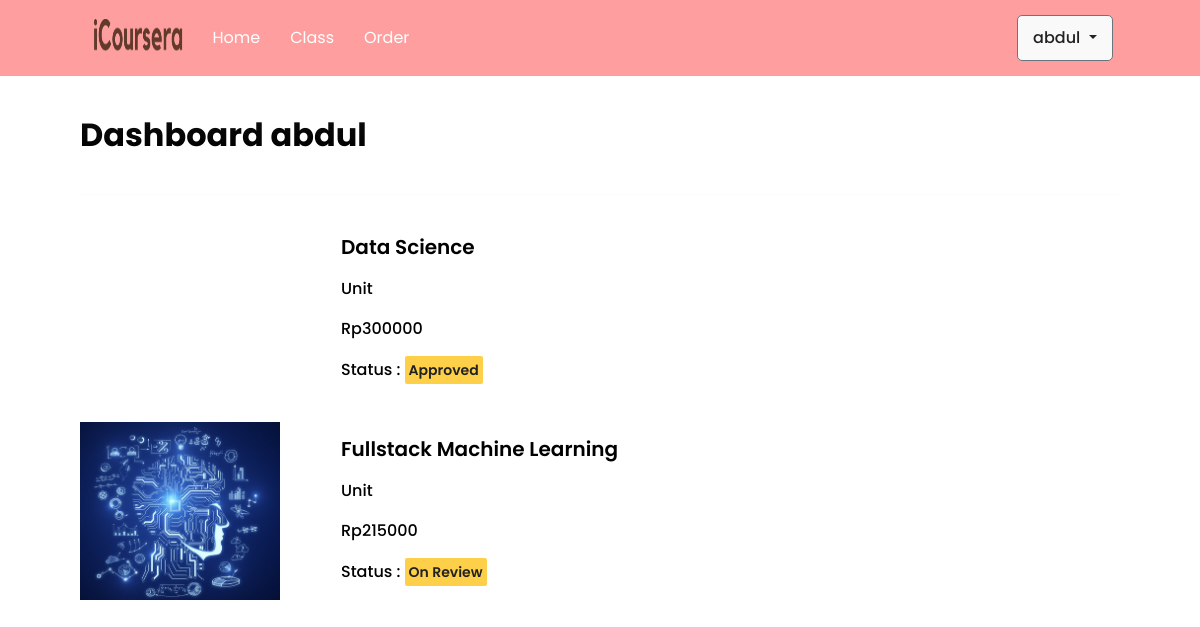
/user/index.php?page=dashboard-user (signed in), run on the app's committed database.
### tables this page shows
CREATE TABLE `transaksi` (
  `id_transaksi` int(255) NOT NULL,
  `id_user` int(255) NOT NULL,
  `id_mobil` int(11) NOT NULL,
  `foto_ktp` varchar(255) NOT NULL,
  `alamat` varchar(255) NOT NULL,
  `total_bayar` varchar(255) NOT NULL,
  `status_order` varchar(255) NOT NULL,
  `bukti_bayar` varchar(255) NOT NULL,
  `unit_beli` varchar(255) NOT NULL,
  `metode_pengambilan` varchar(255) NOT NULL
);

CREATE TABLE `daftar_mobil` (
  `id_mobil` int(255) NOT NULL,
  `nama_mobil` varchar(255) NOT NULL,
  `merk_mobil` varchar(255) NOT NULL,
  `tahun_produksi` date NOT NULL,
  `deskripsi` text NOT NULL,
  `harga_mobil` int(255) NOT NULL,
  `foto_mobil` varchar(255) NOT NULL
);

### user/Dashboard-User.php (the view, shortened to what this page needs)
<section class="user form-section">
    <h1 class="user__title form-title">Dashboard <?= $_SESSION['nama'] ?></h1>
    <div class="gutter gutter-normal"></div>
    <?php
        include '../config/connectorUser.php';
        include '../config/connector.php';
        $idUser = $_SESSION['id_user'];
        $result = mysqli_query($connectionUser, "SELECT * FROM transaksi WHERE id_user='$idUser'");
        if($result) {
            while($data = mysqli_fetch_array($result)) {
                ?>
                <div class="user__container">
                    <div class='user__card'>
                        <?php
                            $idMobil = $data['id_mobil'];
                            $resultMobil = mysqli_query($connection, "SELECT * FROM daftar_mobil WHERE id_mobil='$idMobil'");
                            $dataMobil = mysqli_fetch_assoc($resultMobil);
                        ?>
                        <img src='../asset/<?= $dataMobil['foto_mobil'] ?>' alt='' class='user__img'>
                        <div class="user__detail">
                            <h1><?= $dataMobil['nama_mobil'] ?></h1>
                            <h2><?= $data['unit_beli'] ?> Unit</h2>
                            <h2>Rp<?= $dataMobil['harga_mobil'] ?></h2>
                            <p>Status : <span><?= $data['status_order'] ?></span></p>
                        </div>
                    </div>
                </div>
    <?php
            }
        }
    ?>
</section>

### user/index.php (shortened to what this page needs)
<!DOCTYPE html>
<html lang="en">
<head>
    <link rel="stylesheet" href="https://cdn.jsdelivr.net/npm/bootstrap@5.2.2/dist/css/bootstrap.min.css">
    <link rel="stylesheet" href="../style/style.css?v=<?php echo time(); ?>">
</head>
<body>
    <div class="app">
        <?php
            include "../config/connector.php";
        ?>
        <nav class="navbar navbar-expand-lg bg-primary <?= isset($_COOKIE['warna']) ? handleNavbar($_COOKIE['warna']) : '' ?>" id="<?= isset($_GET['page']) && in_array($_GET['page'], ['register', 'login', 'login-admin']) ? 'hide' : '' ?>">
            <div class="container-fluid">
                <div class="collapse navbar-collapse navbar-container-auth" id="navbarNavAltMarkup">
                    <div class="navbar-nav">
                        <img class="logo" src="../asset/logo2.png" alt="apiary" width="100">
                        <a class="nav-link" aria-current="page" href="index.php">Home</a>
                        <a class="nav-link" href="index.php?page=car-gallery&message=none">Class</a>
                        <a class="nav-link" href="index.php?page=dashboard-user">Order</a>
                    </div>
                    <div class="nav-user">
                        <div class="dropdown" id="<?= !isset($_SESSION['nama']) ? 'hide' : '' ?>">
                            <button class="btn btn-secondary dropdown-toggle" type="button" data-bs-toggle="dropdown" aria-expanded="false">
                                <?= $_SESSION['nama'] ?>
                            </button>
                        </div>
                    </div>
                </div>
            </div>
        </nav>
        <?php
            if (isset($_GET['page']) && isset($_GET['id'])) {
                $page = $_GET['page'];
                switch ($page) {
                    case 'detail':
                        include "Detail-Abdul.php";
                        break;
                    case 'dokumen':
                        include "Dokumen-Abdul.php";
                        break;
                    default:
                        echo "<center><h3>Maaf. Halaman tidak di temukan !</h3></center>";
                        break;
                }
            } else if (isset($_GET['page'])) {
                $page = $_GET['page'];
                switch ($page) {
                    case 'dashboard-user':
                        include "Dashboard-User.php";
                        break;
                }
            }
             else {
                include "Home.php";
            }
	 ?>
    </div>
</body>
</html>

### style/style.css (style rules this page uses)
*, *::before, *::after { margin: 0; padding: 0; box-sizing: border-box; }
html { box-sizing: border-box; font-size: 62.5%; scroll-behavior: smooth; }
h1, h2, h3, p { margin-bottom: 0 !important; }
body { font-family: 'Poppins', sans-serif; font-weight: 400; color: #000; background-color: F9F9F9; }
.app { display: grid; grid-template-columns: 1fr; grid-auto-rows: min-content; }
.gutter { height: 1px; width: calc(100% - 16rem); background-color: #F9F9F9; justify-self: center; opacity: .6; }
.gutter-normal { width: 100%; }
.logo { color: #EF9A53; font-size: 3rem; font-weight: 700; transform: translateY(-2px); }
.navbar { padding: 1.5rem 8rem; position: sticky; top: 0; background-color: #FF9E9E !important; box-shadow: 0 2.4rem 6rem rgba(255, 255, 255, 0.2); z-index: 2; }
.nav-user { display: flex; align-items: center; gap: 2rem; }
.navbar-container-auth { display: grid !important; grid-template-columns: repeat(2, max-content); grid-auto-rows: min-content; justify-content: space-between; align-items: center; }
.navbar-nav { gap: 2rem; }
.nav-link, .nav-additem, .dropdown-toggle, .dropdown-item { color: #fff; font-size: 1.6rem; transition: .1s ease; }
.nav-additem, .dropdown-toggle, .dropdown-item { text-decoration: none; font-weight: 500; margin-left: auto; padding: 1rem 1.5rem; border-radius: 5px; background-color: #F9F9F9; color: #222; transition: .2s ease; }
.form-section { display: grid; grid-template-columns: 1fr; grid-auto-rows: min-content; grid-gap: 3rem; padding: 4rem 8rem; }
.form-title { font-size: 3.2rem; font-weight: 700; }
.user { display: grid; grid-template-columns: 1fr; grid-auto-rows: min-content; grid-gap: 4rem; }
.user__container { display: grid; grid-template-columns: repeat(auto-fit, minmax(min-content, 20rem)); grid-auto-rows: min-content; grid-gap: 5rem; }
.user__card, .admin__card { display: grid; grid-template-columns: repeat(3, max-content); grid-auto-rows: min-content; grid-gap: 3rem; align-items: center; }
.user__img { width: 20rem; object-fit: cover; }
.user__detail { display: flex; flex-direction: column; gap: 2rem; }
.user__detail h1 { font-size: 2rem; font-weight: 600; }
.user__detail h2 { font-size: 1.6rem; font-weight: 500; }
.user__detail p { font-size: 1.6rem; font-weight: 500; }
.user__detail span { font-size: 1.4rem; font-weight: 600; padding: 4px; border-radius: 2px; color: #222; background-color: #FED049; align-self: flex-start; }

### data on the page
transaksi: id_mobil.nama_mobil "Data Science", id_mobil.harga_mobil "300000", status_order "Approved"
transaksi: id_mobil.foto_mobil (picture), id_mobil.nama_mobil "Fullstack Machine Learning", id_mobil.harga_mobil "215000", status_order "On Review"

### other printed values
$_SESSION['nama'] "abdul"
